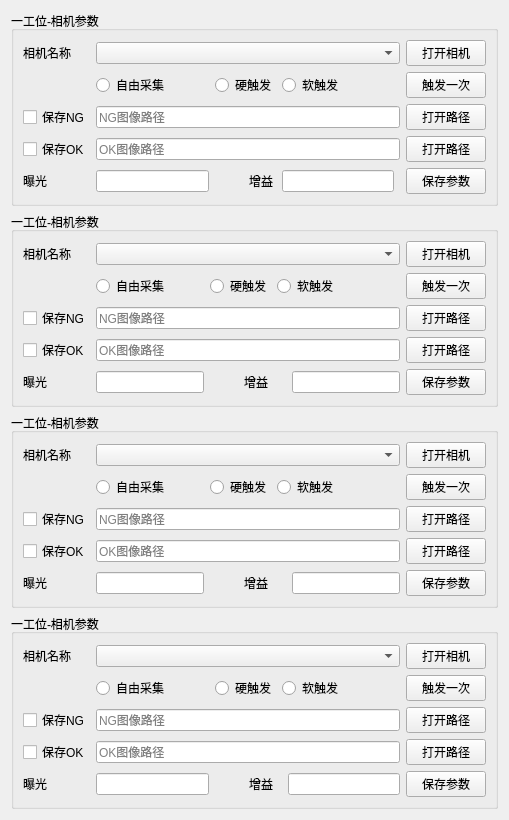
     <widget class="QWidget" name="tab">
      <attribute name="title">
       <string>相机参数</string>
      </attribute>
      <layout class="QGridLayout" name="gridLayout_7">
       <item row="0" column="0">
        <widget class="QGroupBox" name="groupBox_Frist">
         <property name="maximumSize">
          <size>
           <width>581</width>
           <height>16777215</height>
          </size>
         </property>
         <property name="title">
          <string>一工位-相机参数</string>
         </property>
         <layout class="QGridLayout" name="gridLayout">
          <item row="3" column="7">
           <widget class="QPushButton" name="pushButton_LoadOKPath_First">
            <property name="text">
             <string>打开路径</string>
            </property>
           </widget>
          </item>
          <item row="2" column="7">
           <widget class="QPushButton" name="pushButton_LoadNGPath_First">
            <property name="maximumSize">
             <size>
              <width>120</width>
              <height>16777215</height>
             </size>
            </property>
            <property name="text">
             <string>打开路径</string>
            </property>
           </widget>
          </item>
          <item row="3" column="2" colspan="5">
           <widget class="QLineEdit" name="lineEdit_OKPath_First">
            <property name="readOnly">
             <bool>true</bool>
            </property>
            <property name="placeholderText">
             <string>OK图像路径</string>
            </property>
           </widget>
          </item>
          <item row="4" column="4">
           <widget class="QLabel" name="label_4">
            <property name="text">
             <string>增益</string>
            </property>
           </widget>
          </item>
          <item row="0" column="0">
           <widget class="QLabel" name="label_First">
            <property name="maximumSize">
             <size>
              <width>101</width>
              <height>16777215</height>
             </size>
            </property>
            <property name="text">
             <string>相机名称</string>
            </property>
           </widget>
          </item>
          <item row="1" column="7">
           <widget class="QPushButton" name="pushButton_TriggerFirst">
            <property name="maximumSize">
             <size>
              <width>111</width>
              <height>16777215</height>
             </size>
            </property>
            <property name="text">
             <string>触发一次</string>
            </property>
           </widget>
          </item>
          <item row="0" column="2" colspan="5">
           <widget class="QComboBox" name="comboBox_First">
            <property name="enabled">
             <bool>true</bool>
            </property>
           </widget>
          </item>
          <item row="1" column="5" colspan="2">
           <widget class="QRadioButton" name="radioButton_SoftFirst">
            <property name="text">
             <string>软触发</string>
            </property>
           </widget>
          </item>
          <item row="4" column="2">
           <widget class="QLineEdit" name="le_exposure_1">
            <property name="enabled">
             <bool>true</bool>
            </property>
            <property name="sizePolicy">
             <sizepolicy hsizetype="Expanding" vsizetype="Fixed">
              <horstretch>0</horstretch>
              <verstretch>0</verstretch>
             </sizepolicy>
            </property>
            <property name="maximumSize">
             <size>
              <width>16777215</width>
              <height>16777215</height>
             </size>
            </property>
           </widget>
          </item>
          <item row="1" column="2">
           <widget class="QRadioButton" name="radioButton_FreeFirst">
            <property name="text">
             <string>自由采集</string>
            </property>
           </widget>
          </item>
          <item row="1" column="3" colspan="2">
           <widget class="QRadioButton" name="radioButton_ExternalFirst">
            <property name="text">
             <string>硬触发</string>
            </property>
           </widget>
          </item>
          <item row="2" column="0" colspan="2">
           <widget class="QCheckBox" name="checkBox_SaveNG_First">
            <property name="text">
             <string>保存NG</string>
            </property>
           </widget>
          </item>
          <item row="3" column="0" colspan="2">
           <widget class="QCheckBox" name="checkBox_SaveOK_First">
            <property name="text">
             <string>保存OK</string>
            </property>
           </widget>
          </item>
          <item row="4" column="5">
           <widget class="QLineEdit" name="le_gain_1">
            <property name="minimumSize">
             <size>
              <width>0</width>
              <height>0</height>
             </size>
            </property>
            <property name="maximumSize">
             <size>
              <width>16777215</width>
              <height>16777215</height>
             </size>
            </property>
           </widget>
          </item>
          <item row="2" column="2" colspan="5">
           <widget class="QLineEdit" name="lineEdit_NGPath_First">
            <property name="readOnly">
             <bool>true</bool>
            </property>
            <property name="placeholderText">
             <string>NG图像路径</string>
            </property>
           </widget>
          </item>
          <item row="4" column="7">
           <widget class="QPushButton" name="pushButton_SaveParams">
            <property name="text">
             <string>保存参数</string>
            </property>
           </widget>
          </item>
          <item row="0" column="7">
           <widget class="QPushButton" name="pushButton_OpenFirst">
            <property name="maximumSize">
             <size>
              <width>111</width>
              <height>16777215</height>
             </size>
            </property>
            <property name="text">
             <string>打开相机</string>
            </property>
           </widget>
          </item>
          <item row="4" column="0">
           <widget class="QLabel" name="label">
            <property name="text">
             <string>曝光</string>
            </property>
           </widget>
          </item>
         </layout>
        </widget>
       </item>
       <item row="1" column="0">
        <widget class="QGroupBox" name="groupBox_Frist_3">
         <property name="maximumSize">
          <size>
           <width>581</width>
           <height>16777215</height>
          </size>
         </property>
         <property name="title">
          <string>一工位-相机参数</string>
         </property>
         <layout class="QGridLayout" name="gridLayout_18">
          <item row="0" column="0">
           <widget class="QLabel" name="label_First_4">
            <property name="maximumSize">
             <size>
              <width>101</width>
              <height>16777215</height>
             </size>
            </property>
            <property name="text">
             <string>相机名称</string>
            </property>
           </widget>
          </item>
          <item row="2" column="2" colspan="5">
           <widget class="QLineEdit" name="lineEdit_NGPath_Second">
            <property name="readOnly">
             <bool>true</bool>
            </property>
            <property name="placeholderText">
             <string>NG图像路径</string>
            </property>
           </widget>
          </item>
          <item row="0" column="2" colspan="5">
           <widget class="QComboBox" name="comboBox_Second"/>
          </item>
          <item row="4" column="7">
           <widget class="QPushButton" name="pushButton_SaveParams_Second">
            <property name="text">
             <string>保存参数</string>
            </property>
           </widget>
          </item>
          <item row="1" column="5" colspan="2">
           <widget class="QRadioButton" name="radioButton_SoftSecond">
            <property name="text">
             <string>软触发</string>
            </property>
           </widget>
          </item>
          <item row="0" column="7">
           <widget class="QPushButton" name="pushButton_OpenSecond">
            <property name="maximumSize">
             <size>
              <width>111</width>
              <height>16777215</height>
             </size>
            </property>
            <property name="text">
             <string>打开相机</string>
            </property>
           </widget>
          </item>
          <item row="3" column="2" colspan="5">
           <widget class="QLineEdit" name="lineEdit_OKPath_Second">
            <property name="readOnly">
             <bool>true</bool>
            </property>
            <property name="placeholderText">
             <string>OK图像路径</string>
            </property>
           </widget>
          </item>
          <item row="1" column="2">
           <widget class="QRadioButton" name="radioButton_FreeSecond">
            <property name="text">
             <string>自由采集</string>
            </property>
           </widget>
          </item>
          <item row="3" column="0" colspan="2">
           <widget class="QCheckBox" name="checkBox_SaveOK_Second">
            <property name="text">
             <string>保存OK</string>
            </property>
           </widget>
          </item>
          <item row="4" column="4" colspan="2">
           <widget class="QLabel" name="label_15">
            <property name="text">
             <string>增益</string>
            </property>
           </widget>
          </item>
          <item row="2" column="7">
           <widget class="QPushButton" name="pushButton_LoadNGPath_Second">
            <property name="maximumSize">
             <size>
              <width>120</width>
              <height>16777215</height>
             </size>
            </property>
            <property name="text">
             <string>打开路径</string>
            </property>
           </widget>
          </item>
          <item row="3" column="7">
           <widget class="QPushButton" name="pushButton_LoadOKPath_Second">
            <property name="text">
             <string>打开路径</string>
            </property>
           </widget>
          </item>
          <item row="2" column="0" colspan="2">
           <widget class="QCheckBox" name="checkBox_SaveNG_Second">
            <property name="text">
             <string>保存NG</string>
            </property>
           </widget>
          </item>
          <item row="1" column="3" colspan="2">
           <widget class="QRadioButton" name="radioButton_ExternalSecond">
            <property name="text">
             <string>硬触发</string>
            </property>
           </widget>
          </item>
          <item row="4" column="2">
           <widget class="QLineEdit" name="le_exposure_2">
            <property name="maximumSize">
             <size>
              <width>16777215</width>
              <height>16777215</height>
             </size>
            </property>
           </widget>
          </item>
          <item row="1" column="7">
           <widget class="QPushButton" name="pushButton_TriggerSecond">
            <property name="maximumSize">
             <size>
              <width>111</width>
              <height>16777215</height>
             </size>
            </property>
            <property name="text">
             <string>触发一次</string>
            </property>
           </widget>
          </item>
          <item row="4" column="6">
           <widget class="QLineEdit" name="le_gain_2"/>
          </item>
          <item row="4" column="0">
           <widget class="QLabel" name="label_16">
            <property name="text">
             <string>曝光</string>
            </property>
           </widget>
          </item>
         </layout>
        </widget>
       </item>
       <item row="2" column="0">
        <widget class="QGroupBox" name="groupBox_Frist_4">
         <property name="maximumSize">
          <size>
           <width>581</width>
           <height>16777215</height>
          </size>
         </property>
         <property name="title">
          <string>一工位-相机参数</string>
         </property>
         <layout class="QGridLayout" name="gridLayout_19">
          <item row="5" column="4" colspan="2">
           <widget class="QLabel" name="label_17">
            <property name="text">
             <string>增益</string>
            </property>
           </widget>
          </item>
          <item row="1" column="3" colspan="2">
           <widget class="QRadioButton" name="radioButton_ExternalThird">
            <property name="text">
             <string>硬触发</string>
            </property>
           </widget>
          </item>
          <item row="3" column="0" colspan="2">
           <widget class="QCheckBox" name="checkBox_SaveOK_Third">
            <property name="text">
             <string>保存OK</string>
            </property>
           </widget>
          </item>
          <item row="1" column="5" colspan="2">
           <widget class="QRadioButton" name="radioButton_SoftThird">
            <property name="text">
             <string>软触发</string>
            </property>
           </widget>
          </item>
          <item row="1" column="7">
           <widget class="QPushButton" name="pushButton_TriggerThird">
            <property name="maximumSize">
             <size>
              <width>111</width>
              <height>16777215</height>
             </size>
            </property>
            <property name="text">
             <string>触发一次</string>
            </property>
           </widget>
          </item>
          <item row="0" column="0">
           <widget class="QLabel" name="label_First_5">
            <property name="maximumSize">
             <size>
              <width>101</width>
              <height>16777215</height>
             </size>
            </property>
            <property name="text">
             <string>相机名称</string>
            </property>
           </widget>
          </item>
          <item row="0" column="2" colspan="5">
           <widget class="QComboBox" name="comboBox_Third"/>
          </item>
          <item row="0" column="7">
           <widget class="QPushButton" name="pushButton_OpenThird">
            <property name="maximumSize">
             <size>
              <width>111</width>
              <height>16777215</height>
             </size>
            </property>
            <property name="text">
             <string>打开相机</string>
            </property>
           </widget>
          </item>
          <item row="3" column="7">
           <widget class="QPushButton" name="pushButton_LoadOKPath_Third">
            <property name="text">
             <string>打开路径</string>
            </property>
           </widget>
          </item>
          <item row="1" column="2">
           <widget class="QRadioButton" name="radioButton_FreeThird">
            <property name="text">
             <string>自由采集</string>
            </property>
           </widget>
          </item>
          <item row="2" column="7">
           <widget class="QPushButton" name="pushButton_LoadNGPath_Third">
            <property name="maximumSize">
             <size>
              <width>120</width>
              <height>16777215</height>
             </size>
            </property>
            <property name="text">
             <string>打开路径</string>
            </property>
           </widget>
          </item>
          <item row="2" column="0" colspan="2">
           <widget class="QCheckBox" name="checkBox_SaveNG_Third">
            <property name="text">
             <string>保存NG</string>
            </property>
           </widget>
          </item>
          <item row="3" column="2" colspan="5">
           <widget class="QLineEdit" name="lineEdit_OKPath_Third">
            <property name="readOnly">
             <bool>true</bool>
            </property>
            <property name="placeholderText">
             <string>OK图像路径</string>
            </property>
           </widget>
          </item>
          <item row="5" column="2">
           <widget class="QLineEdit" name="le_exposure_3">
            <property name="maximumSize">
             <size>
              <width>16777215</width>
              <height>16777215</height>
             </size>
            </property>
           </widget>
          </item>
          <item row="2" column="2" colspan="5">
           <widget class="QLineEdit" name="lineEdit_NGPath_Third">
            <property name="readOnly">
             <bool>true</bool>
            </property>
            <property name="placeholderText">
             <string>NG图像路径</string>
            </property>
           </widget>
          </item>
          <item row="5" column="0">
           <widget class="QLabel" name="label_18">
            <property name="text">
             <string>曝光</string>
            </property>
           </widget>
          </item>
          <item row="5" column="7">
           <widget class="QPushButton" name="pushButton_SaveParams_Third">
            <property name="text">
             <string>保存参数</string>
            </property>
           </widget>
          </item>
          <item row="5" column="6">
           <widget class="QLineEdit" name="le_gain_3"/>
          </item>
         </layout>
        </widget>
       </item>
       <item row="3" column="0">
        <widget class="QGroupBox" name="groupBox_Frist_5">
         <property name="maximumSize">
          <size>
           <width>581</width>
           <height>16777215</height>
          </size>
         </property>
         <property name="title">
          <string>一工位-相机参数</string>
         </property>
         <layout class="QGridLayout" name="gridLayout_25">
          <item row="1" column="5" colspan="2">
           <widget class="QRadioButton" name="radioButton_SoftFourth">
            <property name="text">
             <string>软触发</string>
            </property>
           </widget>
          </item>
          <item row="2" column="2" colspan="5">
           <widget class="QLineEdit" name="lineEdit_NGPath_Fourth">
            <property name="readOnly">
             <bool>true</bool>
            </property>
            <property name="placeholderText">
             <string>NG图像路径</string>
            </property>
           </widget>
          </item>
          <item row="3" column="2" colspan="5">
           <widget class="QLineEdit" name="lineEdit_OKPath_Fourth">
            <property name="readOnly">
             <bool>true</bool>
            </property>
            <property name="placeholderText">
             <string>OK图像路径</string>
            </property>
           </widget>
          </item>
          <item row="1" column="3" colspan="2">
           <widget class="QRadioButton" name="radioButton_ExternalFourth">
            <property name="text">
             <string>硬触发</string>
            </property>
           </widget>
          </item>
          <item row="0" column="0">
           <widget class="QLabel" name="label_First_6">
            <property name="maximumSize">
             <size>
              <width>101</width>
              <height>16777215</height>
             </size>
            </property>
            <property name="text">
             <string>相机名称</string>
            </property>
           </widget>
          </item>
          <item row="4" column="4" colspan="2">
           <widget class="QLabel" name="label_31">
            <property name="text">
             <string>增益</string>
            </property>
           </widget>
          </item>
          <item row="2" column="7">
           <widget class="QPushButton" name="pushButton_LoadNGPath_Fourth">
            <property name="maximumSize">
             <size>
              <width>120</width>
              <height>16777215</height>
             </size>
            </property>
            <property name="text">
             <string>打开路径</string>
            </property>
           </widget>
          </item>
          <item row="4" column="2">
           <widget class="QLineEdit" name="le_exposure_4">
            <property name="maximumSize">
             <size>
              <width>16777215</width>
              <height>16777215</height>
             </size>
            </property>
           </widget>
          </item>
          <item row="0" column="2" colspan="5">
           <widget class="QComboBox" name="comboBox_Four"/>
          </item>
          <item row="1" column="2">
           <widget class="QRadioButton" name="radioButton_FreeFourth">
            <property name="text">
             <string>自由采集</string>
            </property>
           </widget>
          </item>
          <item row="4" column="0">
           <widget class="QLabel" name="label_32">
            <property name="text">
             <string>曝光</string>
            </property>
           </widget>
          </item>
          <item row="2" column="0" colspan="2">
           <widget class="QCheckBox" name="checkBox_SaveNG_Fourth">
            <property name="text">
             <string>保存NG</string>
            </property>
           </widget>
          </item>
          <item row="1" column="7">
           <widget class="QPushButton" name="pushButton_TriggerFourth">
            <property name="maximumSize">
             <size>
              <width>111</width>
              <height>16777215</height>
             </size>
            </property>
            <property name="text">
             <string>触发一次</string>
            </property>
           </widget>
          </item>
          <item row="3" column="7">
           <widget class="QPushButton" name="pushButton_LoadOKPath_Fourth">
            <property name="text">
             <string>打开路径</string>
            </property>
           </widget>
          </item>
          <item row="0" column="7">
           <widget class="QPushButton" name="pushButton_OpenFourth">
            <property name="maximumSize">
             <size>
              <width>111</width>
              <height>16777215</height>
             </size>
            </property>
            <property name="text">
             <string>打开相机</string>
            </property>
           </widget>
          </item>
          <item row="3" column="0" colspan="2">
           <widget class="QCheckBox" name="checkBox_SaveOK_Fourth">
            <property name="text">
             <string>保存OK</string>
            </property>
           </widget>
          </item>
          <item row="4" column="6">
           <widget class="QLineEdit" name="le_gain_4"/>
          </item>
          <item row="4" column="7">
           <widget class="QPushButton" name="pushButton_SaveParams_Fourth">
            <property name="text">
             <string>保存参数</string>
            </property>
           </widget>
          </item>
         </layout>
        </widget>
       </item>
      </layout>
     </widget>
